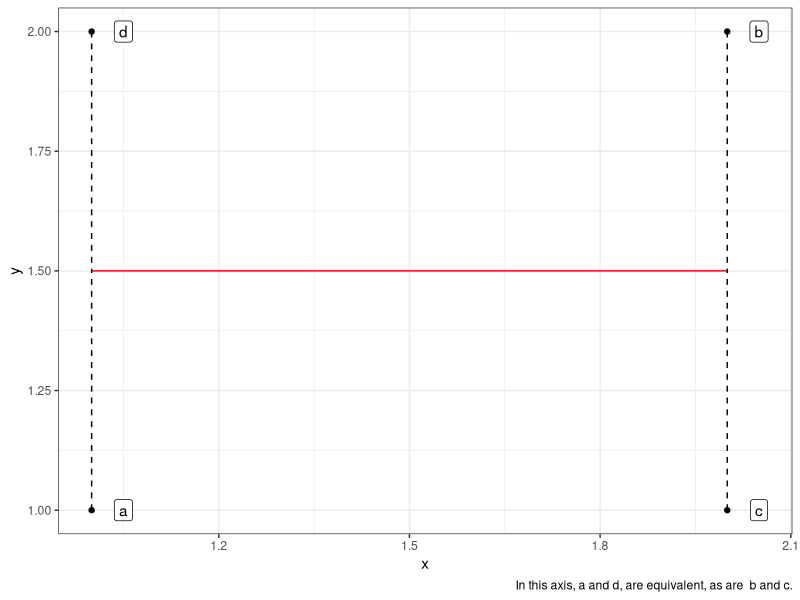
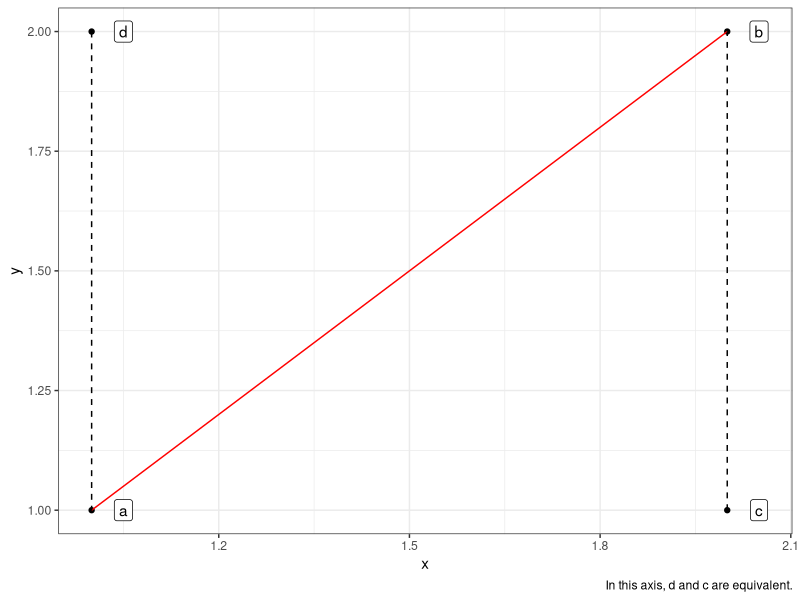

Write R code to recreate these figures, in order.
## ---- chunk 1
knitr::opts_chunk$set(echo = TRUE)
## ---- chunk 2
library(tidyverse)

df <-  tibble(obs = letters[1:4], 
              x = c(1,2,2,1), 
              y = rep(1:2, 2), 
              flat = rep(1.5, 4),
              pos = c(1, 2, 2, 1))

p <-  ggplot(df, aes(x,y)) + 
  geom_point() + 
  geom_label(aes(label = obs), nudge_x = .05) +
  theme_bw()

p + geom_line(aes(y = flat), colour = "red") + 
  geom_linerange(aes(ymin = y, ymax = flat), linetype = "dashed") + labs(caption = "In this axis, a and d, are equivalent, as are  b and c.")

p + geom_line(aes(y = pos), colour = "red") + 
  geom_linerange(aes(ymin = y, ymax = pos), linetype = "dashed") + labs(caption = "In this axis, d and c are equivalent.")
